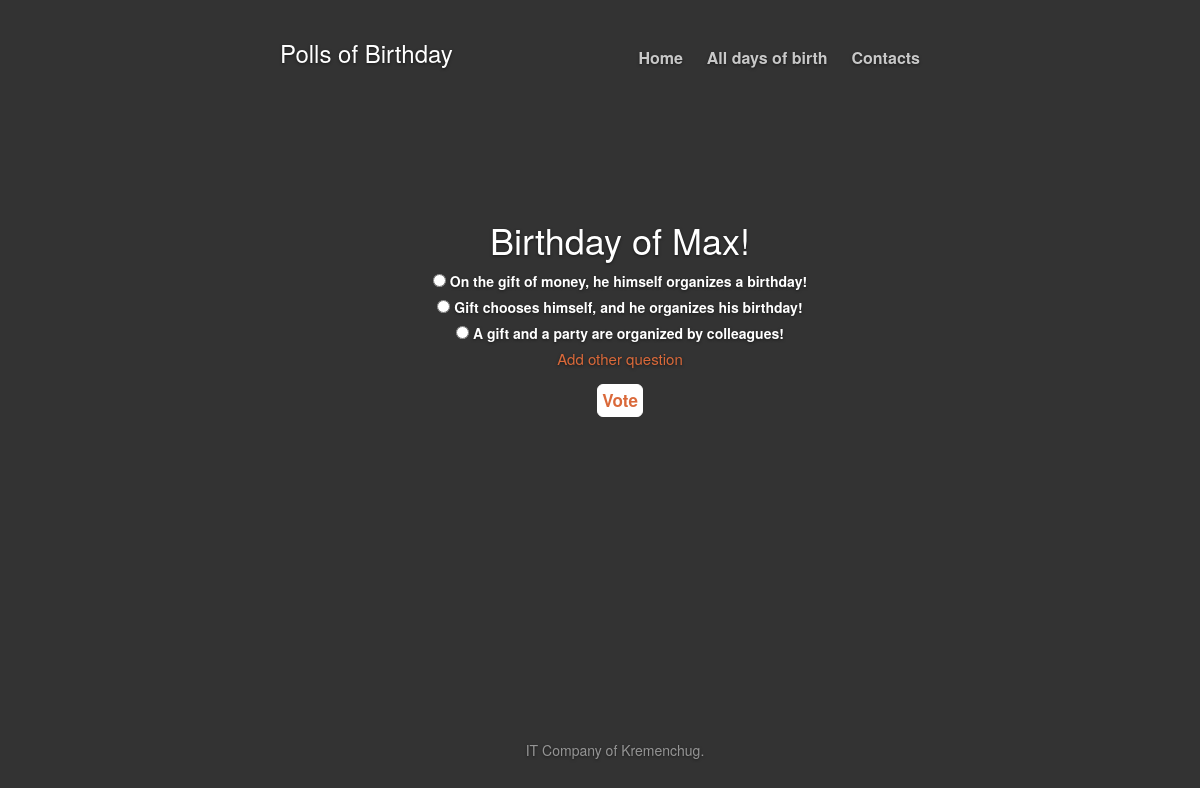
Screenshot of /18/vote/ with the database file from the repository.
### polls/models.py (models this page shows, shortened)
@python_2_unicode_compatible
class Question(models.Model):
    question_text = models.CharField(max_length=200)
    pub_date = models.DateTimeField('date published')
    def was_published_recently(self):
        now = timezone.now()
        return now - datetime.timedelta(days=1) <= self.pub_date <= now
    was_published_recently.admin_order_field = 'pub_date'
    was_published_recently.boolean = True
    was_published_recently.short_description = 'Published recently?'

@python_2_unicode_compatible
class Choice(models.Model):
    question = models.ForeignKey(Question, on_delete=models.CASCADE)
    choice_text = models.CharField(max_length=200)
    votes = models.IntegerField(default=0)

### polls/views.py (the view, shortened to what this page needs)
# urls.py: url(r'^(?P<question_id>[0-9]+)/vote/$', views.vote, name='vote'),
def vote(request, question_id):
    question = get_object_or_404(Question, pk=question_id)
    return render(request, 'polls/detail.html', {'question': question})

### polls/templates/polls/detail.html (shortened to what this page needs)
{% extends "polls/greeting.html" %}
{% block content %}
    <div class="container">
      <div class="cover-container">
         <div class="">
         <div class="inner">
           <h3 class="masthead-brand">Polls of Birthday</h3>
           <nav>
           <ul class="nav masthead-nav">
            <li><a href=" {% url 'polls:greeting' %} ">Home</a></li>
            <li><a href=" {% url 'polls:index' %} ">All days of birth</a></li>
            <li><a href=" {% url 'polls:contact' %}">Contacts</a></li>
           </ul>
           </nav>
           </div>
           </div>
           <div class="inner cover">
         <ul style="padding-top: 140px;">
             <h1>{{ question.question_text }}</h1>
            <form action="{% url 'polls:vote' question.id %}" method="post">
                {% for choice in question.choice_set.all %}
                    <input type="radio" name="choice" id="choice{{ forloop.counter }}" value="{{ choice.id }}" />
                    <label for="choice{{ forloop.counter }}">{{ choice.choice_text }}</label><br />
                {% endfor %}
            <li class="add_question" ><a class="add_question" style=" color:#da693a" href=" {% url 'polls:add_question' question.id %}">Add other question</a></li>
            <input class='btn btn-lg btn-default btn_chenge' style="color:#da693a" type="submit" value="Vote">
            </form>
        </ul>
            </div>
{% endblock %}

### polls/static/polls/style.css (style rules this page uses)
html { min-height: 100%; }
.container { max-width:960px; margin:0 auto; }
.container:before, .container:after { display: table; content: " "; clear: both; }
.nav { margin-top: 7px; }
.cover { padding: 40px 20px; }
.add_question { list-style: none; font-size: 15px; }
.btn_chenge { color: #da693a; padding: 4px !important; font-size: 17px; margin-top: 15px; }

### rows the page displays
Question: question_text "Birthday of Max!"
Choice: choice_text "On the gift of money, he himself organizes a birthday!"
Choice: choice_text "Gift chooses himself, and he organizes his birthday!"
Choice: choice_text "A gift and a party are organized by colleagues!"
